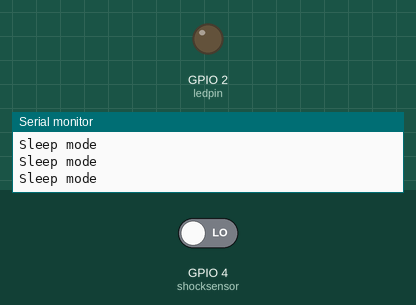
A sketch run on a simulated ESP32. Shown: output pins drawn as LEDs (lit = HIGH), the last lines printed to the serial monitor. The inputs (shaded band) are chosen by the test bench; at power-on: GPIO 4 (shocksensor) LOW.

Above: at 1.2 s.
1.3 s: GPIO 4 (shocksensor) driven HIGH
At 2.0 s:
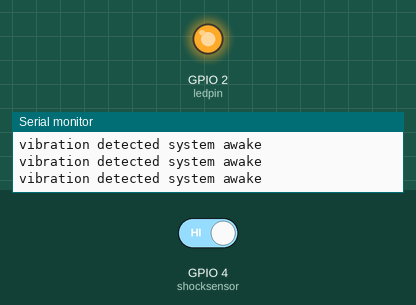
2.8 s: GPIO 4 (shocksensor) driven LOW
At 3.2 s:
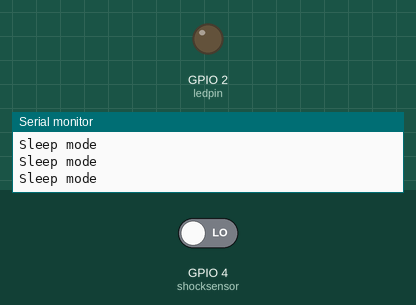
Timing chart, 0 to 5.8 s (numbered marks = the images above; inputs shaded):
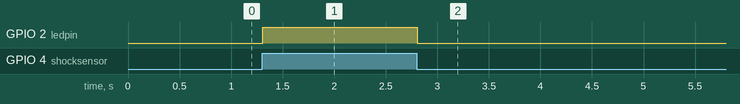

Measured:
- after the input at 1.3 s, GPIO 2 (ledpin): LOW → HIGH at once
- after the input at 2.8 s, GPIO 2 (ledpin): HIGH → LOW at once

The sketch:

Shock_Esp32.ino
```cpp
int ledpin=2;                   // Set led pin at Arduino pin 11
int shocksensor=4;               // Set sensor pin at Arduino pin 8
int sensorvalue;                 // initialize variable to store sensor data
void setup()
{
 pinMode(ledpin,OUTPUT);       // LED pin set to output
 pinMode(shocksensor,INPUT);  //shock sensor pin set to input
 Serial.begin(9600);        // set baud rate for Serial communication
}
void loop()
{
 sensorvalue = digitalRead(shocksensor); // read values from sensor pin and store in variable
 if (sensorvalue==HIGH)      // if shake detected
 // if (sensorvalue==LOW)  // for pull-up configuration
 {
  digitalWrite(ledpin,HIGH);   // turn LED on
  Serial.println("vibration detected system awake"); // Print message
 }
 else{
  digitalWrite(ledpin,LOW);   // turn LED off
  Serial.println("Sleep mode");  // Print message
 }
 delay(20);                   // delay
}
```
